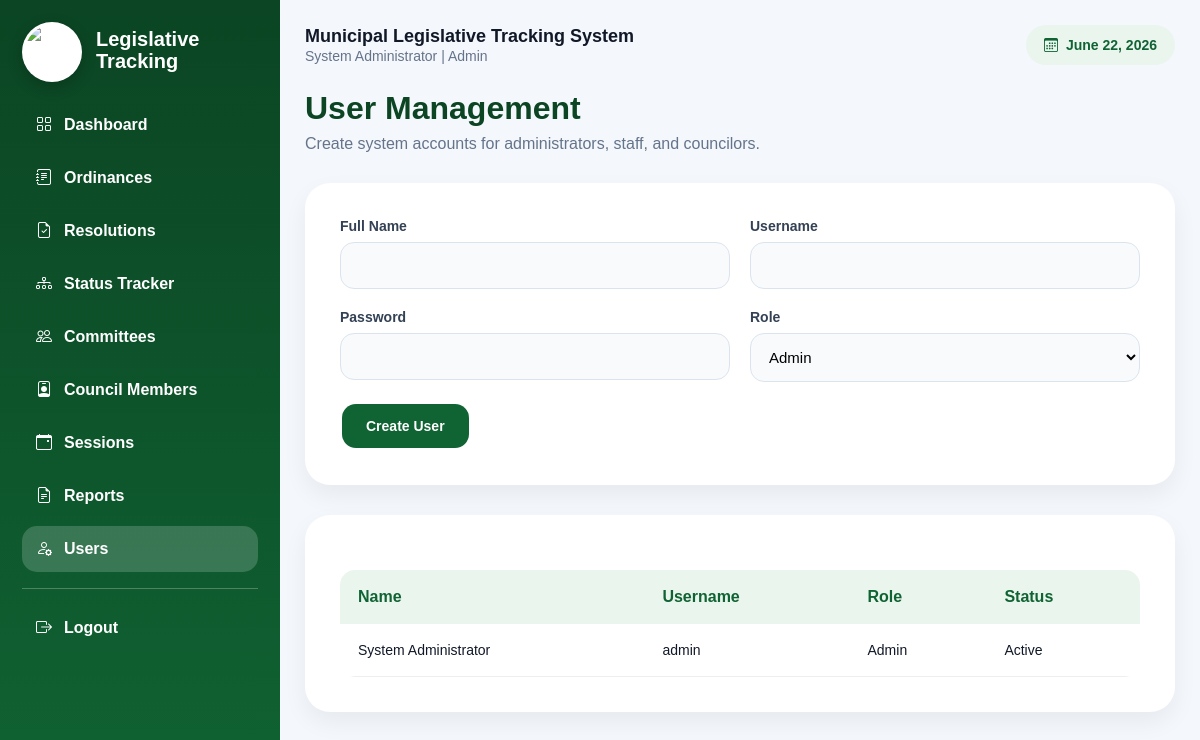
Screenshot of /users/index.php (signed in) with the database file from the repository.
### tables this page shows
CREATE TABLE users (
    id INT AUTO_INCREMENT PRIMARY KEY,
    fullname VARCHAR(150) NOT NULL,
    username VARCHAR(100) NOT NULL UNIQUE,
    password VARCHAR(255) NOT NULL,
    role ENUM('Admin','Staff','Councilor') DEFAULT 'Staff',
    status ENUM('Active','Inactive') DEFAULT 'Active',
    created_at TIMESTAMP DEFAULT CURRENT_TIMESTAMP
);

### config.php (called while the page is built, shortened)
<?php
function e($value) {
    return htmlspecialchars($value ?? '', ENT_QUOTES, 'UTF-8');
}
?>

### users/index.php (the view, shortened to what this page needs)
<?php include "../includes/header.php";
$items=mysqli_query($conn,"SELECT * FROM users ORDER BY id DESC");
?>
<div class="topbar"><div><h1>User Management</h1><p class="subtitle">Create system accounts for administrators, staff, and councilors.</p></div></div>
<div class="panel">
<form method="POST" class="form-grid">
<div><label>Full Name</label><input name="fullname" required></div>
<div><label>Username</label><input name="username" required></div>
<div><label>Password</label><input type="password" name="password" required></div>
<div><label>Role</label><select name="role"><option>Admin</option><option>Staff</option><option>Councilor</option></select></div>
<div><button class="btn" name="save">Create User</button></div>
</form>
</div>
<div class="panel table-wrap"><table><tr><th>Name</th><th>Username</th><th>Role</th><th>Status</th></tr>
<?php while($r=mysqli_fetch_assoc($items)): ?><tr><td><?= e($r['fullname']) ?></td><td><?= e($r['username']) ?></td><td><?= e($r['role']) ?></td><td><?= e($r['status']) ?></td></tr><?php endwhile; ?>
</table></div>
<?php include "../includes/footer.php"; ?>

### assets/css/style.css (style rules this page uses)
:root { --primary:#106333; --primary2:#FCD116; --bg:#f4f7fb; --card:#ffffff; --line:#e5e7eb; --text:#111827; --muted:#64748b; --danger:#dc2626; --success:#16a34a; --blue:#2563eb; --gray:#64748b; }
* { box-sizing:border-box;margin:0;padding:0;font-family:Arial,Helvetica,sans-serif }
body { background:var(--bg);color:var(--text) }
.topbar { display:flex;justify-content:space-between;align-items:center;gap:20px;margin-bottom:20px }
.topbar h1,h1 { font-size:32px;font-weight:800;color:#0b4523;margin-bottom:8px }
.subtitle { color:var(--muted);margin-bottom:0 }
.panel { background:white;border-radius:25px;padding:35px;margin-top:30px;margin-bottom:18px;box-shadow:0 10px 25px rgba(0,0,0,.06) }
.table-wrap,.table-responsive { overflow:auto }
table { width:100%;border-collapse:collapse;overflow:hidden;border-radius:15px;margin-top:20px }
th { background:#eaf5ee;padding:18px;font-size:16px;color:var(--primary);text-align:left }
td { padding:18px;font-size:14px;border-bottom:1px solid #eee;vertical-align:top }
.form-grid { display:grid;grid-template-columns:repeat(2,1fr);gap:20px }
label,.form-label { display:block;margin-bottom:8px;font-size:14px;font-weight:600;color:#334155 }
input,select,textarea,.form-control { width:100%;padding:14px;border:1px solid #dbe4ee;border-radius:14px;font-size:15px;outline:none;transition:.3s;background:#f8fafc }
.btn { display:inline-block;padding:14px 24px;border:none;cursor:pointer;border-radius:14px;font-weight:600;transition:.3s;background:var(--primary);color:white;margin:2px;font-size:14px }

### rows the page displays
users: fullname "System Administrator", username "admin", role "Admin", status "Active"

### other values shown
$_SESSION['fullname'] "System Administrator"
$_SESSION['role'] "Admin"
